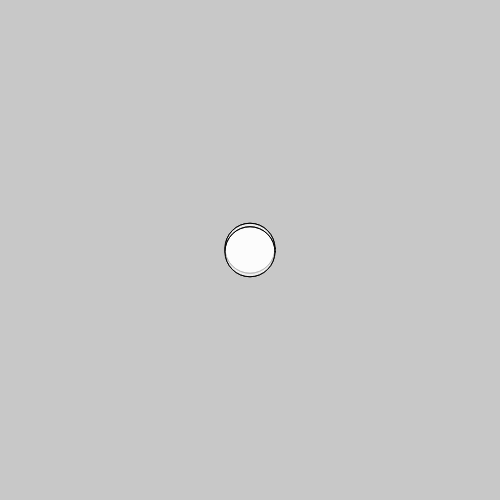
Frame 1 (no input)
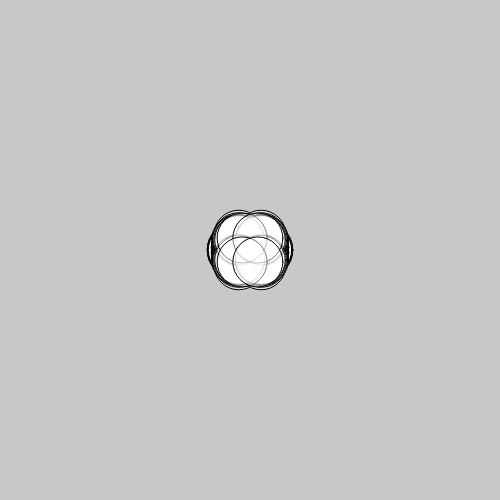
Frame 60 (no input)
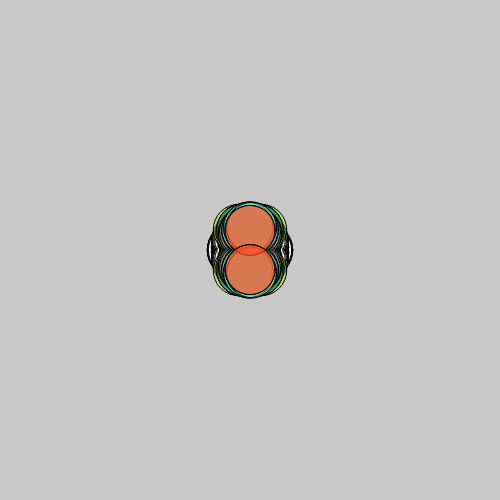
Frame 120 (the mouse pressed at the canvas centre since frame 60)

The p5.js sketch that drew these frames (run headless with seeded random() and noise() and a simulated clock; from frame 60 on, the mouse is pressed at the canvas centre):

// p5.js sketch
// ── sketch.js
//https://github.com/stavrosdidakis/DAT-GAD-405_2017
//https://p5js.org

//DAT405 / GAD405


let r=255;
let g=255;
let b=255;
let speed=3;
let diameter=50;
let x1;let y1;
let x2;let y2;

function setup() {
  createCanvas(500, 500);
  x1 = width/2
  y1 = height/2
  background(200)
}

function draw() {
  x1 +=random(-speed,speed)
  y1 +=random(-speed,speed)
  x1 = constrain(x1,0,width/2)
  y1 = constrain(y1,0,height/2)
  
  x2= -x1 + width
  y2 = -y1 + height

  if (mouseIsPressed){
    r = random(255)
    g = random(255)
    b = random(255)
  }
  fill(r,g,b,120)
  ellipse(x1,y1,diameter,diameter)
  ellipse(x2,y1,diameter,diameter)
  ellipse(x1,y2,diameter,diameter)
  ellipse(x2,y2,diameter,diameter)
}
